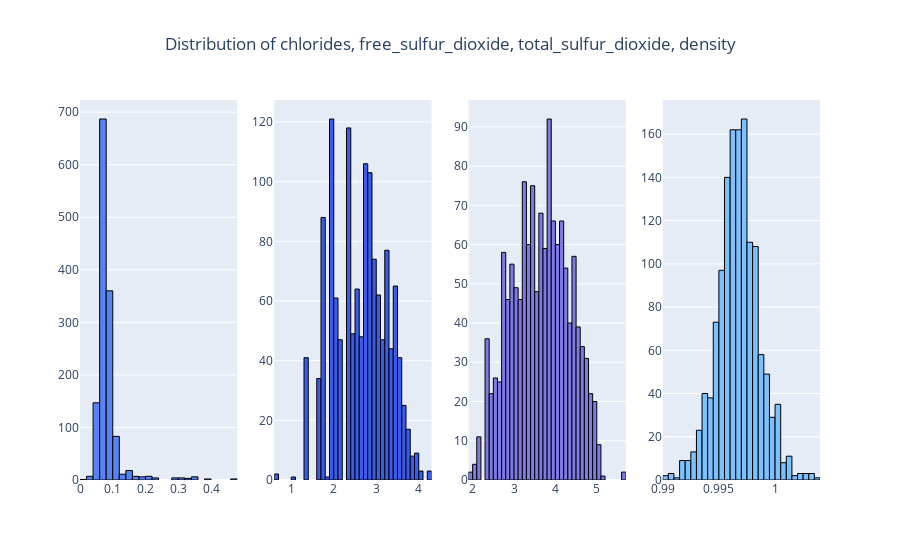

Source (notebook cell):
### Code cell
plot_histograms(transformed_wine_df, ["chlorides", "free_sulfur_dioxide", "total_sulfur_dioxide", "density"])

### Figure 1 — Plotly figure (JSON) as saved in the notebook; plotly's stock layout.template omitted (floating-point values rounded to 4 significant figures; data arrays with more than 128 entries replaced by an {"elided": "..."} marker saying what was removed)
{"data": [{"marker": {"color": "#5684F7", "line": {"color": "#000000", "width": 1}}, "name": "chlorides", "nbinsx": 40, "type": "histogram", "x": {"elided": "1359 float values"}, "xaxis": "x", "yaxis": "y"}, {"marker": {"color": "#3A5CED", "line": {"color": "#000000", "width": 1}}, "name": "free_sulfur_dioxide", "nbinsx": 40, "type": "histogram", "x": {"elided": "1359 float values"}, "xaxis": "x2", "yaxis": "y2"}, {"marker": {"color": "#7E7AE6", "line": {"color": "#000000", "width": 1}}, "name": "total_sulfur_dioxide", "nbinsx": 40, "type": "histogram", "x": {"elided": "1359 float values"}, "xaxis": "x3", "yaxis": "y3"}, {"marker": {"color": "#7BC0FF", "line": {"color": "#000000", "width": 1}}, "name": "density", "nbinsx": 40, "type": "histogram", "x": {"elided": "1359 float values"}, "xaxis": "x4", "yaxis": "y4"}], "layout": {"autosize": true, "showlegend": false, "title": {"text": "Distribution of chlorides, free_sulfur_dioxide, total_sulfur_dioxide, density", "x": 0.5}, "xaxis": {"anchor": "y", "autorange": true, "domain": [0, 0.2125], "range": [1.908e-17, 0.48], "type": "linear"}, "xaxis2": {"anchor": "y2", "autorange": true, "domain": [0.2625, 0.475], "range": [0.6, 4.3], "type": "linear"}, "xaxis3": {"anchor": "y3", "autorange": true, "domain": [0.525, 0.7375], "range": [1.9, 5.7], "type": "linear"}, "xaxis4": {"anchor": "y4", "autorange": true, "domain": [0.7875, 1], "range": [0.99, 1.004], "type": "linear"}, "yaxis": {"anchor": "x", "autorange": true, "domain": [0, 1], "range": [0, 723.2]}, "yaxis2": {"anchor": "x2", "autorange": true, "domain": [0, 1], "range": [0, 127.4]}, "yaxis3": {"anchor": "x3", "autorange": true, "domain": [0, 1], "range": [0, 96.84]}, "yaxis4": {"anchor": "x4", "autorange": true, "domain": [0, 1], "range": [0, 175.8]}}}
